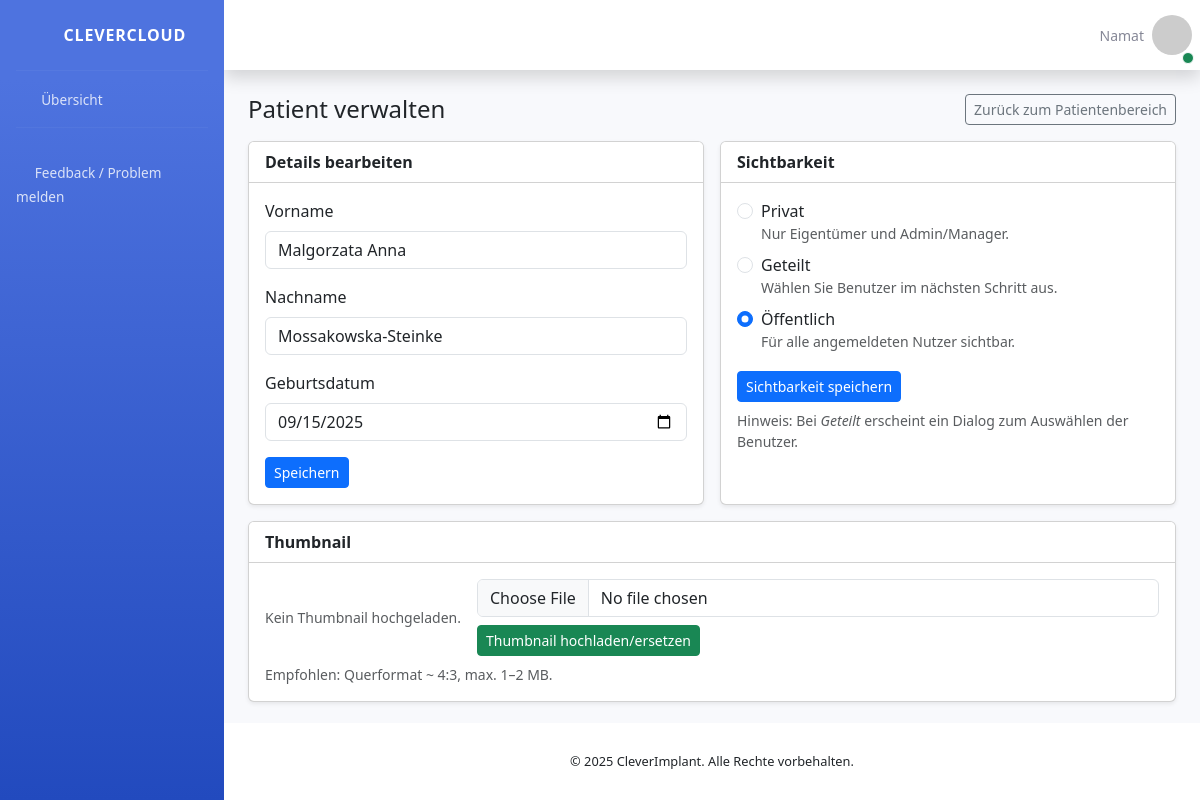
/patient/21/settings/ (signed in), run on the app's committed database.
### SmileHealth/models.py (models this page shows, shortened)
class Patient(models.Model):
    class Visibility(models.TextChoices):
        PRIVATE = "PRIVATE", "Privat"                      # owner (+ admins)
        SHARED = "SHARED", "Geteilt (ausgewählte Nutzer)"  # owner + shared_with (+ admins)
        PUBLIC_ORG = "PUBLIC_ORG", "Öffentlich (Organisation)"  # alle eingeloggten Nutzer (+ admins)
    ptnName = models.CharField(max_length=100)
    ptnLastname = models.CharField(max_length=100)
    ptnDOB = models.DateField()
    usrID = models.ForeignKey(User, on_delete=models.CASCADE, related_name='patients')
    thumbnail = models.ImageField(upload_to='patient_thumbs/', blank=True, null=True)
    shared_with = models.ManyToManyField(User, related_name='shared_patients', blank=True)
    visibility = models.CharField(
        max_length=20,
        choices=Visibility.choices,
        default=Visibility.PUBLIC_ORG,  # was PRIVATE
        db_index=True,
    )
    objects = PatientManager()  # <-- attach the custom manager

### SmileHealth/views.py (the view, shortened to what this page needs)
# urls.py: path('patient/<int:patient_id>/settings/', views.patient_manage, name='patient_manage'),
@login_required
def patient_manage(request, patient_id):
    patient = get_object_or_404(Patient, id=patient_id)
    users = User.objects.exclude(id=request.user.id)
    return render(request, 'patient_manage.html', {
        'patient': patient,
        'users': users,
        'can_edit': _can_edit_patient(request.user, patient),
    })

### SmileHealth/context_processors.py (called while the page is built)
def user_avatar(request):
    if not request.user.is_authenticated:
        return {}
    profile, _ = Profile.objects.get_or_create(user=request.user)
    return {"avatar": profile}

### SmileHealth/models.py (called while the page is built)
    def get_queryset(self):
        return PatientQuerySet(self.model, using=self._db)

### SmileHealth/views.py (called while the page is built)
def _is_admin(user):
    return user.is_superuser or user.is_staff

def _can_edit_patient(user, patient):
    return _is_admin(user) or (patient.usrID_id == user.id)

### SmartCloud/templates/patient_manage.html (shortened to what this page needs)
{% extends 'base.html' %}
{% block content %}
<div class="container mt-4">
  <div class="d-flex align-items-center justify-content-between mb-3">
    <h2 class="h4 mb-0">Patient verwalten</h2>
    <a href="{% url 'patientImage' patient.id %}" class="btn btn-outline-secondary btn-sm">Zurück zum Patientenbereich</a>
  </div>
  <div class="row g-3">
    <div class="col-12 col-lg-6">
      <div class="card shadow-sm h-100">
        <div class="card-header bg-white"><strong>Details bearbeiten</strong></div>
        <div class="card-body">
          <form method="POST" action="{% url 'patient_manage' patient.id %}">
            <div class="mb-3">
              <label class="form-label">Vorname</label>
              <input type="text" name="ptnName" class="form-control" value="{{ patient.ptnName }}" {% if not can_edit %}disabled{% endif %} required>
            </div>
            <div class="mb-3">
              <label class="form-label">Nachname</label>
              <input type="text" name="ptnLastname" class="form-control" value="{{ patient.ptnLastname }}" {% if not can_edit %}disabled{% endif %} required>
            </div>
            <div class="mb-3">
              <label class="form-label">Geburtsdatum</label>
              <input type="date" name="ptnDOB" class="form-control" value="{{ patient.ptnDOB|date:'Y-m-d' }}" {% if not can_edit %}disabled{% endif %} required>
            </div>
            {% if can_edit %}
            <button type="submit" class="btn btn-primary btn-sm">Speichern</button>
            {% endif %}
          </form>
        </div>
      </div>
    </div>
    <div class="col-12 col-lg-6">
      <div class="card shadow-sm h-100">
        <div class="card-header bg-white"><strong>Sichtbarkeit</strong></div>
        <div class="card-body">
          <form id="visibilityForm" method="POST" action="{% url 'patient_manage' patient.id %}">
            <div class="form-check">
              <input class="form-check-input" type="radio" name="visibility" id="vis_private" value="PRIVATE"
                     {% if patient.visibility == 'PRIVATE' %}checked{% endif %} {% if not can_edit %}disabled{% endif %}>
              <label class="form-check-label" for="vis_private">
                Privat <small class="text-muted d-block">Nur Eigentümer und Admin/Manager.</small>
              </label>
            </div>
            <div class="form-check mt-2">
              <input class="form-check-input" type="radio" name="visibility" id="vis_shared" value="SHARED"
                     {% if patient.visibility == 'SHARED' %}checked{% endif %} {% if not can_edit %}disabled{% endif %}>
              <label class="form-check-label" for="vis_shared">
                Geteilt <small class="text-muted d-block">Wählen Sie Benutzer im nächsten Schritt aus.</small>
              </label>
            </div>
            <div class="form-check mt-2">
              <input class="form-check-input" type="radio" name="visibility" id="vis_public" value="PUBLIC_ORG"
                     {% if patient.visibility == 'PUBLIC_ORG' %}checked{% endif %} {% if not can_edit %}disabled{% endif %}>
              <label class="form-check-label" for="vis_public">
                Öffentlich <small class="text-muted d-block">Für alle angemeldeten Nutzer sichtbar.</small>
              </label>
            </div>
            {% if can_edit %}
            <button id="btnSaveVisibility" type="submit" class="btn btn-primary btn-sm mt-3">Sichtbarkeit speichern</button>
            {% endif %}
            <div class="form-text mt-2">
              Hinweis: Bei <em>Geteilt</em> erscheint ein Dialog zum Auswählen der Benutzer.
            </div>
          </form>
        </div>
      </div>
    </div>
    <div class="col-12">
      <div class="card shadow-sm">
        <div class="card-header bg-white"><strong>Thumbnail</strong></div>
        <div class="card-body">
          <div class="row g-3 align-items-center">
            <div class="col-auto">
              {% if patient.thumbnail %}
                <img src="{{ patient.thumbnail.url }}" alt="Aktuelles Thumbnail" style="width:120px; height:80px; object-fit:cover; border-radius:6px;">
              {% else %}
                <div class="text-muted small">Kein Thumbnail hochgeladen.</div>
              {% endif %}
            </div>
            <div class="col">
              <form method="POST" enctype="multipart/form-data" action="{% url 'patient_manage' patient.id %}">
                <div class="mb-2">
                  <input type="file" name="thumbnail" accept="image/*" class="form-control" {% if not can_edit %}disabled{% endif %} required>
                </div>
                {% if can_edit %}
                <button type="submit" class="btn btn-success btn-sm">Thumbnail hochladen/ersetzen</button>
                {% endif %}
              </form>
            </div>
          </div>
          <div class="form-text mt-2">Empfohlen: Querformat ~ 4:3, max. 1–2 MB.</div>
        </div>
      </div>
    </div>
  </div>
</div>
{% endblock %}

### SmartCloud/templates/partials/topbar.html (shortened to what this page needs)
{% load static %}
<nav class="navbar navbar-expand navbar-light bg-white topbar mb-4 static-top shadow">
  <ul class="navbar-nav ml-auto">
    <li class="nav-item dropdown no-arrow">
      <a class="nav-link dropdown-toggle" href="#" id="userDropdown" role="button"
         data-toggle="dropdown" aria-haspopup="true" aria-expanded="false">
        <span class="position-absolute bottom-0 end-0 translate-middle p-1 bg-success border border-light rounded-circle"
              style="width:12px; height:12px;">
        </span>
        <span class="mr-2 d-none d-lg-inline text-gray-600 small">
          {{ user.first_name|default:user.username }}
        </span>
        <img class="img-profile rounded-circle"
             src="{% if avatar and avatar.avatar_url %}{{ avatar.avatar_url }}{% else %}https://i.pravatar.cc/150?img=1{% endif %}"
             onerror="this.onerror=null; this.src='https://i.pravatar.cc/150?img=1';"
             alt="Profilbild"
             style="width:40px; height:40px;" />
      </a>
    </li>
  </ul>
</nav>

### data on the page
Patient: ptnName "Malgorzata Anna", ptnLastname "Mossakowska-Steinke", ptnDOB "09/15/2025", visibility "☐ Privat Nur Eigentümer und Admi", visibility "☐ Geteilt Wählen Sie Benutzer im", visibility "☑ Öffentlich Für alle angemeldet"

### other printed values
{{ user.first_name|default:user.username }} "Namat"
